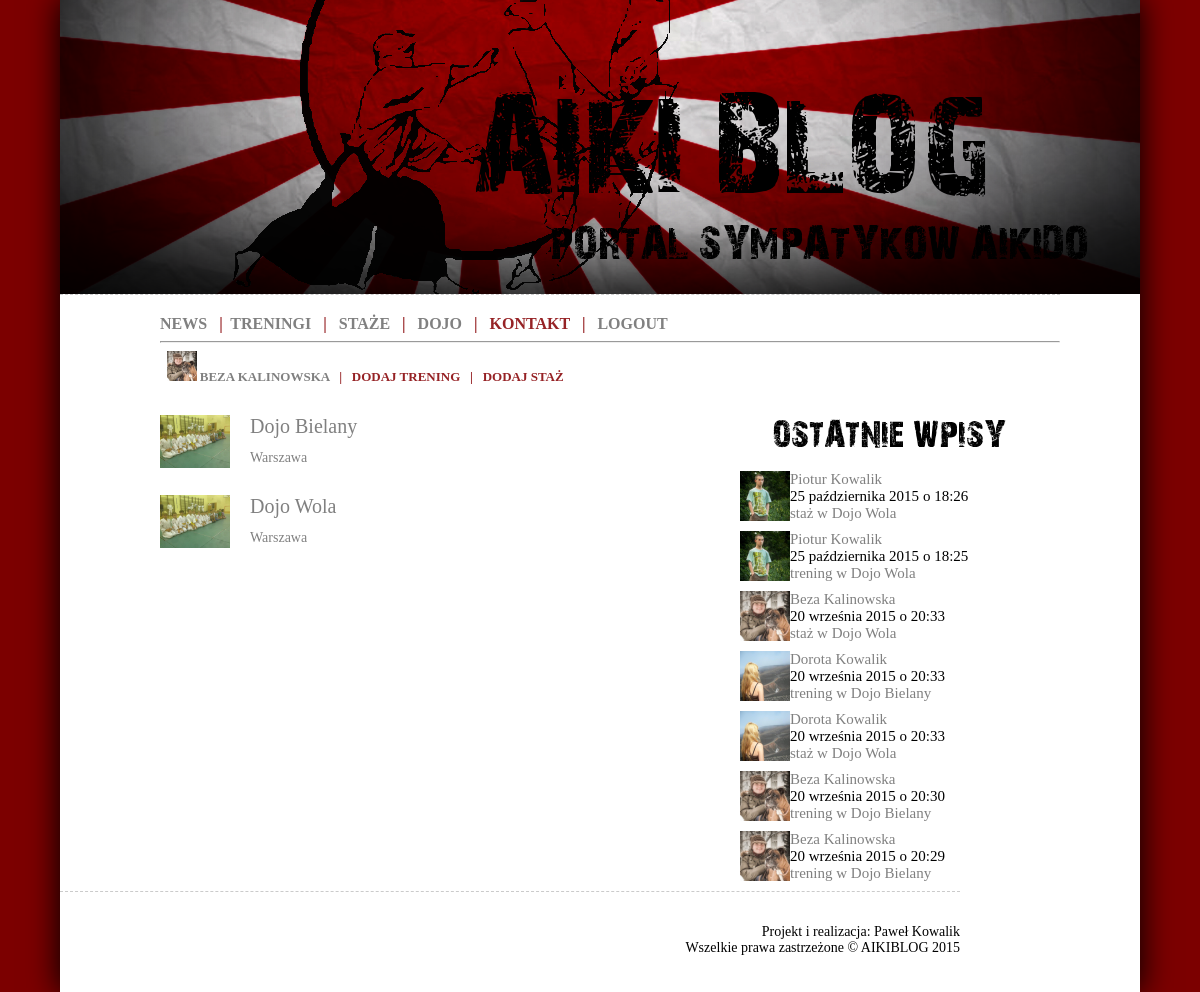
The page /dojos/ (signed in) on the database its author committed.
### aikiblog/models.py (models this page shows, shortened)
class User(AbstractUser):
    SEX = (
        ('K','Kobieta'),
        ('M','Mężczyzna'),
    )
    avatar = models.ImageField(upload_to='static/avatars/%Y/%m/%d', null=True, blank=True)
    start_year = models.IntegerField(null=True, blank=True, verbose_name='Trenuje od')
    about_text = models.TextField(null=True, blank=True, verbose_name='O mnie')
    sex = models.CharField(max_length=1, choices=SEX, verbose_name='Płeć')

class Dojo(models.Model):
    name = models.CharField('Nazwa dojo', max_length=50)
    slug = models.SlugField('Odnosnik', max_length=50)
    start_year = models.IntegerField(verbose_name='Rok założenia')
    city = models.CharField('Miasto', max_length=50)
    adress = models.CharField('Adres', max_length=50)
    sensei = models.ForeignKey(Sensei, verbose_name='Sensei')
    image1 = models.ImageField(upload_to='static/dojo', verbose_name='Zdjęcie 1')
    image2 = models.ImageField(upload_to='static/dojo', null=True, blank=True, verbose_name='Zdjęcie 2')
    image3 = models.ImageField(upload_to='static/dojo', null=True, blank=True, verbose_name='Zdjęcie 3')
    story = models.TextField(null=True, blank=True, verbose_name='Historia')
    trainings = models.TextField(null=True, blank=True, verbose_name='Treningi')
    users = models.ManyToManyField(User, blank=True, verbose_name='Byli tutaj')
    class Meta:
        verbose_name = "Dojo"
        verbose_name_plural = "Dojo"
    def __unicode__(self):
        return self.name

class Training(models.Model):
    TYPE = (
        ('T','trening'),
        ('S','staż'),
    )
    user = models.ForeignKey(User, verbose_name='Ćwiczący')
    date = models.DateTimeField('Data treningu')
    place = models.ForeignKey(Dojo, verbose_name='Miejsce treningu')
    sensei = models.ForeignKey(Sensei, verbose_name='Sensei')
    slug = models.SlugField('Odnosnik', max_length=50)
    techniques = models.ManyToManyField(TechTren, verbose_name='Techniki')
    type = models.CharField(max_length=1, choices=TYPE, verbose_name='Typ')
    notes = models.TextField(verbose_name="Notatki")
    class Meta:
        verbose_name = "Trening"
        verbose_name_plural = "Treningi"

### aikiblog/views.py (the view)
# urls.py: url(r'^dojos/$', DojoList.as_view(), name='dojo-list'),
class DojoList(generic.ListView):
    template_name = 'aikiblog/dojo_list.html'
    model = Dojo
    paginate_by = 10
    context_object_name = 'dojo_list'
    queryset = Dojo.objects.order_by('name')
    def get_context_data(self, **kwargs):
        context = super(DojoList, self).get_context_data(**kwargs)
        context['all_trainings'] = Training.objects.order_by('-date')[:7]
        return context

### aikiblog/templates/aikiblog/dojo_list.html (shortened to what this page needs)
{% extends "base.html" %}
{% block content %}
{% for entry in dojo_list %}
<div id="post">
    <div id="post_avatar"><img src="{{ STATIC_URL|cut:'static/' }}{{ entry.image1 }}" width=70 alt="" class="center" /></a></div>
        <div id="post_head_dojo"><a href="{% url "dojo-detail" entry.slug %}">{{ entry.name }}</a>
            </div>
        <div id="post_head_dojo2">{{ entry.city }}
            </div>
        <div id="post_body">
        </div>
</div>
{% endfor  %}
{% endblock %}
{% block menuright %}
    {% include "aikiblog/parts/menuright.html" %}
{% endblock %}

### aikiblog/templates/base.html (shortened to what this page needs)
{% load staticfiles %}
<!DOCTYPE html PUBLIC "-//W3C//DTD HTML 4.01//EN">
<html><head>
  <link rel="stylesheet" type="text/css" href="{{ STATIC_URL }}style.css"  />
</head>
<body>
<div id="top">
	<div id="NAGLOWEK">&nbsp;</div>
        <div id="menu">
            <a href="{% url "news-list" %}">NEWS</a> &nbsp;
            |&nbsp; <a href="{% url "training-list" %}">TRENINGI</a> &nbsp;
            | &nbsp; <a href="{% url "stage-list" %}">STAŻE</a> &nbsp;
            | &nbsp; <a href="{% url "dojo-list" %}">DOJO</a> &nbsp;
            | &nbsp; KONTAKT &nbsp;
            {% if not request.user.is_authenticated %}
                | &nbsp; <a href="{% url 'auth_login' %}">LOGIN</a> &nbsp;
                | &nbsp; <a href="{% url 'registration_register' %}">REJESTRACJA</a> &nbsp;
            {% else %}
                | &nbsp; <a href="{% url 'auth_logout' %}?next=/">LOGOUT </a>&nbsp;<hr>
                <font size = 2px> &nbsp; <a href="{% url "user-detail" request.user.id %}"><img src="{{ STATIC_URL|cut:'static/' }}{{ request.user.avatar }}" height=30 alt="" class="center" /> {{ request.user.first_name|upper }} {{ request.user.last_name|upper }}</a> &nbsp;
                | &nbsp; DODAJ TRENING &nbsp;
                | &nbsp; DODAJ STAŻ &nbsp;</font>
            {% endif %}
            </div>
        <div id="container">
            <div id="main">
            {% block content %}
	        {% endblock %}
        </div>
                {% block menuright %}
                {% endblock %}
        </div>
        <div id="footer">
            <br><br>
            Projekt i realizacja: Paweł Kowalik<br> Wszelkie prawa zastrzeżone © AIKIBLOG 2015
        </div>
</div>
</body></html>

### aikiblog/templates/aikiblog/parts/menuright.html
<div id="menuright">
        <div id="menuright_logo">
        </div>
        <br>
        {% for entry in all_trainings %}
        <div id="menuright_post">
            <div id="menuright_avatar">
                <a href="{% url "user-detail" entry.user.id %}"><img src="{{ STATIC_URL|cut:'static/' }}{{ entry.user.avatar }}" height=50/></a>
            </div>
            <div id="menuright_head">
                <a href="{% url "user-detail" entry.user.id %}">{{ entry.user.first_name }} {{ entry.user.last_name }}</a><br>
                {{ entry.date|date:"d E Y" }} o {{ entry.date|date:"H:i" }}<br>
                <a href="{% url "training-detail" entry.slug %}">
                {% ifequal entry.type "T" %}
                trening
                {% endifequal %}
                {% ifequal entry.type "S" %}
                staż
                {% endifequal %}
                w {{ entry.place }}</a>
            </div>
        </div>
        {% endfor %}
        <br>
    </div>

### static/style.css (style rules this page uses)
html, body { background-image:url(images/bg.png); background-color: #eeeeee; color: #000; margin: 0; padding: 0; text-align: center; text-shadow: 1px 1px 0px white; }
a:link { color: #808080; text-decoration: none; background-color: transparent; }
#top { width: 1080px; margin-left: auto; margin-right: auto; padding-left: 0px; padding-right: 0px; text-align: center; background-color: #ffffff; box-shadow: 0 0 30px 1px black; }
#NAGLOWEK { background-image:url(images/logo03.png); width: 1080px; height: 294px; background-color: #eeeeee; clear:both; }
#menu { width: 900px; height: 100px; text-align: left; text-decoration:none; font-weight: bold; font-family: Trebuchet MS; color: #962225; padding-top: 20px; padding-left: 100px; border-top: 1px dashed #CBCBCB; clear:both; }
#main { width: 560px; height:auto; float: left; padding-right: 20px; padding-left: 100px; text-align: justify; color: #808080; }
#menuright { width: 300px; float: right; height:auto; padding-right: 100px; }
#menuright_logo { background-image:url(images/recent_training.png); width: 300px; height: 40px; }
#menuright_post { height: 60px; float: left; }
#menuright_avatar { height: 50px; width: 50px; float: left; }
#menuright_head { width: 250px; float: right; font: 15px Verdana; text-align: left; }
#container { width: auto; height: auto; padding-top: 0px; font: 14px Verdana; }
#post { width: auto; }
#post_avatar { height: 70px; width: 70px; float: left; }
#post_head_dojo { width: 470px; height: 35px; float: right; font: 20px Verdana; }
#post_head_dojo2 { width: 470px; height: 35px; float: right; font: 14px Verdana; }
#post_body { padding-top: 80px; }
#footer { font: 14px Verdana; clear:both; background-color:#ffffff; width: 900px; height: 100px; text-align: right; border-top: 1px dashed #CBCBCB; }

### rows shown on the page
User: user.avatar (picture), user.first_name "BEZA", user.last_name "KALINOWSKA"
Dojo: image1 (picture), name "Dojo Bielany", city "Warszawa"
Dojo: image1 (picture), name "Dojo Wola", city "Warszawa"
Training: user.avatar (picture), user.first_name "Piotur", user.last_name "Kowalik", date "25 października 2015", date "18:26", place "Dojo Wola"
Training: user.avatar (picture), user.first_name "Piotur", user.last_name "Kowalik", date "25 października 2015", date "18:25", place "Dojo Wola"
Training: user.avatar (picture), user.first_name "Beza", user.last_name "Kalinowska", date "20 września 2015", date "20:33", place "Dojo Wola"
Training: user.avatar (picture), user.first_name "Dorota", user.last_name "Kowalik", date "20 września 2015", date "20:33", place "Dojo Bielany"
Training: user.avatar (picture), user.first_name "Dorota", user.last_name "Kowalik", date "20 września 2015", date "20:33", place "Dojo Wola"
Training: user.avatar (picture), user.first_name "Beza", user.last_name "Kalinowska", date "20 września 2015", date "20:30", place "Dojo Bielany"
Training: user.avatar (picture), user.first_name "Beza", user.last_name "Kalinowska", date "20 września 2015", date "20:29", place "Dojo Bielany"
